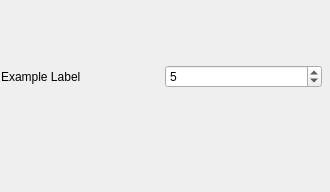
<?xml version="1.0" encoding="UTF-8"?>
<ui version="4.0">
 <class>WdgQuickPixOptions</class>
 <widget class="QWidget" name="WdgQuickPixOptions">
  <property name="geometry">
   <rect>
    <x>0</x>
    <y>0</y>
    <width>330</width>
    <height>192</height>
   </rect>
  </property>
  <property name="sizePolicy">
   <sizepolicy hsizetype="Preferred" vsizetype="Preferred">
    <horstretch>210</horstretch>
    <verstretch>60</verstretch>
   </sizepolicy>
  </property>
  <property name="minimumSize">
   <size>
    <width>330</width>
    <height>60</height>
   </size>
  </property>
  <widget class="QWidget" name="layoutWidget">
   <property name="geometry">
    <rect>
     <x>1</x>
     <y>11</y>
     <width>321</width>
     <height>131</height>
    </rect>
   </property>
   <layout class="QVBoxLayout" name="verticalLayout">
    <item>
     <layout class="QHBoxLayout" name="horizontalLayout">
      <item>
       <widget class="QLabel" name="radiusLabel">
        <property name="text">
         <string>Example Label</string>
        </property>
       </widget>
      </item>
      <item>
       <widget class="QSpinBox" name="exampleWidget">
        <property name="maximum">
         <number>400</number>
        </property>
        <property name="value">
         <number>5</number>
        </property>
       </widget>
      </item>
     </layout>
    </item>
   </layout>
  </widget>
 </widget>
 <resources/>
 <connections/>
</ui>
